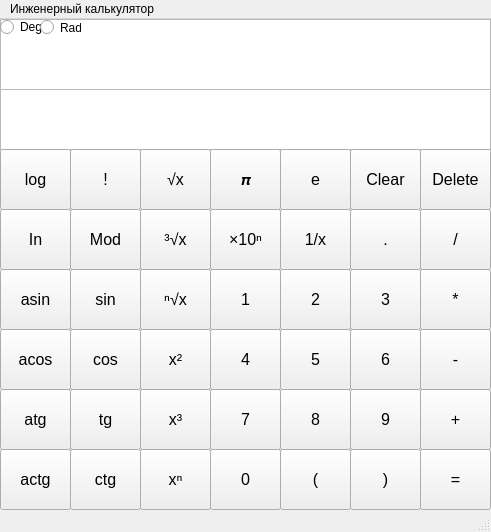
<?xml version="1.0" encoding="UTF-8"?>
<ui version="4.0">
 <class>EngineeringCalculatorWidget</class>
 <widget class="QMainWindow" name="EngineeringCalculatorWidget">
  <property name="windowModality">
   <enum>Qt::WindowModal</enum>
  </property>
  <property name="enabled">
   <bool>true</bool>
  </property>
  <property name="geometry">
   <rect>
    <x>0</x>
    <y>0</y>
    <width>491</width>
    <height>532</height>
   </rect>
  </property>
  <property name="windowTitle">
   <string>Инженерный калькулятор</string>
  </property>
  <widget class="QWidget" name="centralwidget">
   <widget class="QTextBrowser" name="ResultLabel">
    <property name="geometry">
     <rect>
      <x>0</x>
      <y>0</y>
      <width>491</width>
      <height>71</height>
     </rect>
    </property>
    <property name="font">
     <font>
      <pointsize>28</pointsize>
     </font>
    </property>
   </widget>
   <widget class="QTextEdit" name="ExpressionLabel">
    <property name="geometry">
     <rect>
      <x>0</x>
      <y>70</y>
      <width>491</width>
      <height>61</height>
     </rect>
    </property>
    <property name="font">
     <font>
      <pointsize>28</pointsize>
     </font>
    </property>
    <property name="html">
     <string>&lt;!DOCTYPE HTML PUBLIC &quot;-//W3C//DTD HTML 4.0//EN&quot; &quot;http://www.w3.org/TR/REC-html40/strict.dtd&quot;&gt;
&lt;html&gt;&lt;head&gt;&lt;meta name=&quot;qrichtext&quot; content=&quot;1&quot; /&gt;&lt;style type=&quot;text/css&quot;&gt;
p, li { white-space: pre-wrap; }
&lt;/style&gt;&lt;/head&gt;&lt;body style=&quot; font-family:'MS Shell Dlg 2'; font-size:28pt; font-weight:400; font-style:normal;&quot;&gt;
&lt;p align=&quot;right&quot; style=&quot;-qt-paragraph-type:empty; margin-top:0px; margin-bottom:0px; margin-left:0px; margin-right:0px; -qt-block-indent:0; text-indent:0px;&quot;&gt;&lt;br /&gt;&lt;/p&gt;&lt;/body&gt;&lt;/html&gt;</string>
    </property>
   </widget>
   <widget class="QPushButton" name="ButtonE">
    <property name="geometry">
     <rect>
      <x>280</x>
      <y>130</y>
      <width>71</width>
      <height>61</height>
     </rect>
    </property>
    <property name="font">
     <font>
      <pointsize>12</pointsize>
     </font>
    </property>
    <property name="text">
     <string>e</string>
    </property>
   </widget>
   <widget class="QPushButton" name="DotButton">
    <property name="geometry">
     <rect>
      <x>350</x>
      <y>190</y>
      <width>71</width>
      <height>61</height>
     </rect>
    </property>
    <property name="font">
     <font>
      <pointsize>12</pointsize>
     </font>
    </property>
    <property name="text">
     <string>.</string>
    </property>
   </widget>
   <widget class="QPushButton" name="SineButton">
    <property name="geometry">
     <rect>
      <x>70</x>
      <y>250</y>
      <width>71</width>
      <height>61</height>
     </rect>
    </property>
    <property name="font">
     <font>
      <pointsize>12</pointsize>
     </font>
    </property>
    <property name="text">
     <string>sin</string>
    </property>
   </widget>
   <widget class="QPushButton" name="OneButton">
    <property name="geometry">
     <rect>
      <x>210</x>
      <y>250</y>
      <width>71</width>
      <height>61</height>
     </rect>
    </property>
    <property name="font">
     <font>
      <pointsize>12</pointsize>
     </font>
    </property>
    <property name="text">
     <string>1</string>
    </property>
   </widget>
   <widget class="QPushButton" name="ButtonPi">
    <property name="geometry">
     <rect>
      <x>210</x>
      <y>130</y>
      <width>71</width>
      <height>61</height>
     </rect>
    </property>
    <property name="font">
     <font>
      <pointsize>12</pointsize>
     </font>
    </property>
    <property name="text">
     <string>𝞹</string>
    </property>
   </widget>
   <widget class="QPushButton" name="LeftBracketButton">
    <property name="geometry">
     <rect>
      <x>280</x>
      <y>430</y>
      <width>71</width>
      <height>61</height>
     </rect>
    </property>
    <property name="font">
     <font>
      <pointsize>12</pointsize>
     </font>
    </property>
    <property name="text">
     <string>(</string>
    </property>
   </widget>
   <widget class="QPushButton" name="CotangenceButton">
    <property name="geometry">
     <rect>
      <x>70</x>
      <y>430</y>
      <width>71</width>
      <height>61</height>
     </rect>
    </property>
    <property name="font">
     <font>
      <pointsize>12</pointsize>
     </font>
    </property>
    <property name="text">
     <string>ctg</string>
    </property>
   </widget>
   <widget class="QPushButton" name="NDegreeButton">
    <property name="geometry">
     <rect>
      <x>140</x>
      <y>430</y>
      <width>71</width>
      <height>61</height>
     </rect>
    </property>
    <property name="font">
     <font>
      <pointsize>12</pointsize>
     </font>
    </property>
    <property name="text">
     <string>xⁿ</string>
    </property>
   </widget>
   <widget class="QPushButton" name="SecondDegreeButton">
    <property name="geometry">
     <rect>
      <x>140</x>
      <y>310</y>
      <width>71</width>
      <height>61</height>
     </rect>
    </property>
    <property name="font">
     <font>
      <pointsize>12</pointsize>
     </font>
    </property>
    <property name="text">
     <string>x²</string>
    </property>
   </widget>
   <widget class="QPushButton" name="SevenButton">
    <property name="geometry">
     <rect>
      <x>210</x>
      <y>370</y>
      <width>71</width>
      <height>61</height>
     </rect>
    </property>
    <property name="font">
     <font>
      <pointsize>12</pointsize>
     </font>
    </property>
    <property name="text">
     <string>7</string>
    </property>
   </widget>
   <widget class="QPushButton" name="FiveButton">
    <property name="geometry">
     <rect>
      <x>280</x>
      <y>310</y>
      <width>71</width>
      <height>61</height>
     </rect>
    </property>
    <property name="font">
     <font>
      <pointsize>12</pointsize>
     </font>
    </property>
    <property name="text">
     <string>5</string>
    </property>
   </widget>
   <widget class="QPushButton" name="CosineButton">
    <property name="geometry">
     <rect>
      <x>70</x>
      <y>310</y>
      <width>71</width>
      <height>61</height>
     </rect>
    </property>
    <property name="font">
     <font>
      <pointsize>12</pointsize>
     </font>
    </property>
    <property name="text">
     <string>cos</string>
    </property>
   </widget>
   <widget class="QPushButton" name="ArccosineButton">
    <property name="geometry">
     <rect>
      <x>0</x>
      <y>310</y>
      <width>71</width>
      <height>61</height>
     </rect>
    </property>
    <property name="font">
     <font>
      <pointsize>12</pointsize>
     </font>
    </property>
    <property name="text">
     <string>acos</string>
    </property>
   </widget>
   <widget class="QPushButton" name="ThirdDegreeButton">
    <property name="geometry">
     <rect>
      <x>140</x>
      <y>370</y>
      <width>71</width>
      <height>61</height>
     </rect>
    </property>
    <property name="font">
     <font>
      <pointsize>12</pointsize>
     </font>
    </property>
    <property name="text">
     <string>x³</string>
    </property>
   </widget>
   <widget class="QPushButton" name="ArctangentButton">
    <property name="geometry">
     <rect>
      <x>0</x>
      <y>370</y>
      <width>71</width>
      <height>61</height>
     </rect>
    </property>
    <property name="font">
     <font>
      <pointsize>12</pointsize>
     </font>
    </property>
    <property name="text">
     <string>atg</string>
    </property>
   </widget>
   <widget class="QPushButton" name="NineButton">
    <property name="geometry">
     <rect>
      <x>350</x>
      <y>370</y>
      <width>71</width>
      <height>61</height>
     </rect>
    </property>
    <property name="font">
     <font>
      <pointsize>12</pointsize>
     </font>
    </property>
    <property name="text">
     <string>9</string>
    </property>
   </widget>
   <widget class="QPushButton" name="TangentButton">
    <property name="geometry">
     <rect>
      <x>70</x>
      <y>370</y>
      <width>71</width>
      <height>61</height>
     </rect>
    </property>
    <property name="font">
     <font>
      <pointsize>12</pointsize>
     </font>
    </property>
    <property name="text">
     <string>tg</string>
    </property>
   </widget>
   <widget class="QPushButton" name="EqualsButton">
    <property name="geometry">
     <rect>
      <x>420</x>
      <y>430</y>
      <width>71</width>
      <height>61</height>
     </rect>
    </property>
    <property name="font">
     <font>
      <pointsize>12</pointsize>
     </font>
    </property>
    <property name="text">
     <string>=</string>
    </property>
   </widget>
   <widget class="QPushButton" name="PlusButton">
    <property name="geometry">
     <rect>
      <x>420</x>
      <y>370</y>
      <width>71</width>
      <height>61</height>
     </rect>
    </property>
    <property name="font">
     <font>
      <pointsize>12</pointsize>
     </font>
    </property>
    <property name="text">
     <string>+</string>
    </property>
   </widget>
   <widget class="QPushButton" name="ArcCotangenceButton">
    <property name="geometry">
     <rect>
      <x>0</x>
      <y>430</y>
      <width>71</width>
      <height>61</height>
     </rect>
    </property>
    <property name="font">
     <font>
      <pointsize>12</pointsize>
     </font>
    </property>
    <property name="text">
     <string>actg</string>
    </property>
   </widget>
   <widget class="QPushButton" name="DeleteButton">
    <property name="geometry">
     <rect>
      <x>420</x>
      <y>130</y>
      <width>71</width>
      <height>61</height>
     </rect>
    </property>
    <property name="font">
     <font>
      <pointsize>12</pointsize>
     </font>
    </property>
    <property name="text">
     <string>Delete</string>
    </property>
   </widget>
   <widget class="QPushButton" name="ThreeButton">
    <property name="geometry">
     <rect>
      <x>350</x>
      <y>250</y>
      <width>71</width>
      <height>61</height>
     </rect>
    </property>
    <property name="font">
     <font>
      <pointsize>12</pointsize>
     </font>
    </property>
    <property name="text">
     <string>3</string>
    </property>
   </widget>
   <widget class="QPushButton" name="CubicRootButton">
    <property name="geometry">
     <rect>
      <x>140</x>
      <y>190</y>
      <width>71</width>
      <height>61</height>
     </rect>
    </property>
    <property name="font">
     <font>
      <pointsize>12</pointsize>
     </font>
    </property>
    <property name="text">
     <string>³√x</string>
    </property>
   </widget>
   <widget class="QPushButton" name="EightButton">
    <property name="geometry">
     <rect>
      <x>280</x>
      <y>370</y>
      <width>71</width>
      <height>61</height>
     </rect>
    </property>
    <property name="font">
     <font>
      <pointsize>12</pointsize>
     </font>
    </property>
    <property name="text">
     <string>8</string>
    </property>
   </widget>
   <widget class="QPushButton" name="SixButton">
    <property name="geometry">
     <rect>
      <x>350</x>
      <y>310</y>
      <width>71</width>
      <height>61</height>
     </rect>
    </property>
    <property name="font">
     <font>
      <pointsize>12</pointsize>
     </font>
    </property>
    <property name="text">
     <string>6</string>
    </property>
   </widget>
   <widget class="QPushButton" name="TwoButton">
    <property name="geometry">
     <rect>
      <x>280</x>
      <y>250</y>
      <width>71</width>
      <height>61</height>
     </rect>
    </property>
    <property name="font">
     <font>
      <pointsize>12</pointsize>
     </font>
    </property>
    <property name="text">
     <string>2</string>
    </property>
   </widget>
   <widget class="QPushButton" name="NRootButton">
    <property name="geometry">
     <rect>
      <x>140</x>
      <y>250</y>
      <width>71</width>
      <height>61</height>
     </rect>
    </property>
    <property name="font">
     <font>
      <pointsize>12</pointsize>
     </font>
    </property>
    <property name="text">
     <string>ⁿ√x</string>
    </property>
   </widget>
   <widget class="QPushButton" name="FourButton">
    <property name="geometry">
     <rect>
      <x>210</x>
      <y>310</y>
      <width>71</width>
      <height>61</height>
     </rect>
    </property>
    <property name="font">
     <font>
      <pointsize>12</pointsize>
     </font>
    </property>
    <property name="text">
     <string>4</string>
    </property>
   </widget>
   <widget class="QPushButton" name="MultiplicationButton">
    <property name="geometry">
     <rect>
      <x>420</x>
      <y>250</y>
      <width>71</width>
      <height>61</height>
     </rect>
    </property>
    <property name="font">
     <font>
      <pointsize>12</pointsize>
     </font>
    </property>
    <property name="text">
     <string>*</string>
    </property>
   </widget>
   <widget class="QPushButton" name="SquareRootButton">
    <property name="geometry">
     <rect>
      <x>140</x>
      <y>130</y>
      <width>71</width>
      <height>61</height>
     </rect>
    </property>
    <property name="font">
     <font>
      <pointsize>12</pointsize>
     </font>
    </property>
    <property name="text">
     <string>√x</string>
    </property>
   </widget>
   <widget class="QPushButton" name="MinusButton">
    <property name="geometry">
     <rect>
      <x>420</x>
      <y>310</y>
      <width>71</width>
      <height>61</height>
     </rect>
    </property>
    <property name="font">
     <font>
      <pointsize>12</pointsize>
     </font>
    </property>
    <property name="text">
     <string>-</string>
    </property>
   </widget>
   <widget class="QPushButton" name="ArcsineButton">
    <property name="geometry">
     <rect>
      <x>0</x>
      <y>250</y>
      <width>71</width>
      <height>61</height>
     </rect>
    </property>
    <property name="font">
     <font>
      <pointsize>12</pointsize>
     </font>
    </property>
    <property name="text">
     <string>asin</string>
    </property>
   </widget>
   <widget class="QPushButton" name="ZeroButton">
    <property name="geometry">
     <rect>
      <x>210</x>
      <y>430</y>
      <width>71</width>
      <height>61</height>
     </rect>
    </property>
    <property name="font">
     <font>
      <pointsize>12</pointsize>
     </font>
    </property>
    <property name="text">
     <string>0</string>
    </property>
   </widget>
   <widget class="QPushButton" name="DivisionButton">
    <property name="geometry">
     <rect>
      <x>420</x>
      <y>190</y>
      <width>71</width>
      <height>61</height>
     </rect>
    </property>
    <property name="font">
     <font>
      <pointsize>12</pointsize>
     </font>
    </property>
    <property name="text">
     <string>/</string>
    </property>
   </widget>
   <widget class="QPushButton" name="ClearAllButton">
    <property name="geometry">
     <rect>
      <x>350</x>
      <y>130</y>
      <width>71</width>
      <height>61</height>
     </rect>
    </property>
    <property name="font">
     <font>
      <pointsize>12</pointsize>
     </font>
    </property>
    <property name="text">
     <string>Clear</string>
    </property>
   </widget>
   <widget class="QPushButton" name="RightBracketButton">
    <property name="geometry">
     <rect>
      <x>350</x>
      <y>430</y>
      <width>71</width>
      <height>61</height>
     </rect>
    </property>
    <property name="font">
     <font>
      <pointsize>12</pointsize>
     </font>
    </property>
    <property name="text">
     <string>)</string>
    </property>
   </widget>
   <widget class="QPushButton" name="InverseButton">
    <property name="geometry">
     <rect>
      <x>280</x>
      <y>190</y>
      <width>71</width>
      <height>61</height>
     </rect>
    </property>
    <property name="font">
     <font>
      <pointsize>12</pointsize>
     </font>
    </property>
    <property name="text">
     <string>1/x</string>
    </property>
   </widget>
   <widget class="QPushButton" name="MultiplicationTenDegreeNButton">
    <property name="geometry">
     <rect>
      <x>210</x>
      <y>190</y>
      <width>71</width>
      <height>61</height>
     </rect>
    </property>
    <property name="font">
     <font>
      <pointsize>12</pointsize>
     </font>
    </property>
    <property name="text">
     <string>×10ⁿ</string>
    </property>
   </widget>
   <widget class="QPushButton" name="FactorialButton">
    <property name="geometry">
     <rect>
      <x>70</x>
      <y>130</y>
      <width>71</width>
      <height>61</height>
     </rect>
    </property>
    <property name="font">
     <font>
      <pointsize>12</pointsize>
     </font>
    </property>
    <property name="text">
     <string>!</string>
    </property>
   </widget>
   <widget class="QPushButton" name="LogarithmButton">
    <property name="geometry">
     <rect>
      <x>0</x>
      <y>130</y>
      <width>71</width>
      <height>61</height>
     </rect>
    </property>
    <property name="font">
     <font>
      <pointsize>12</pointsize>
     </font>
    </property>
    <property name="text">
     <string>log</string>
    </property>
   </widget>
   <widget class="QPushButton" name="ModuleButton">
    <property name="geometry">
     <rect>
      <x>70</x>
      <y>190</y>
      <width>71</width>
      <height>61</height>
     </rect>
    </property>
    <property name="font">
     <font>
      <pointsize>12</pointsize>
     </font>
    </property>
    <property name="text">
     <string>Mod</string>
    </property>
   </widget>
   <widget class="QPushButton" name="NaturalLogarithmE">
    <property name="geometry">
     <rect>
      <x>0</x>
      <y>190</y>
      <width>71</width>
      <height>61</height>
     </rect>
    </property>
    <property name="font">
     <font>
      <pointsize>12</pointsize>
     </font>
    </property>
    <property name="text">
     <string>In</string>
    </property>
   </widget>
   <widget class="QRadioButton" name="DegRadioButton">
    <property name="geometry">
     <rect>
      <x>0</x>
      <y>0</y>
      <width>82</width>
      <height>16</height>
     </rect>
    </property>
    <property name="text">
     <string>Deg</string>
    </property>
   </widget>
   <widget class="QRadioButton" name="RadRadioButton">
    <property name="geometry">
     <rect>
      <x>40</x>
      <y>0</y>
      <width>41</width>
      <height>17</height>
     </rect>
    </property>
    <property name="text">
     <string>Rad</string>
    </property>
   </widget>
  </widget>
  <widget class="QMenuBar" name="menubar">
   <property name="geometry">
    <rect>
     <x>0</x>
     <y>0</y>
     <width>491</width>
     <height>21</height>
    </rect>
   </property>
   <widget class="QMenu" name="menu">
    <property name="title">
     <string>Инженерный калькулятор</string>
    </property>
    <addaction name="separator"/>
    <addaction name="open_common_calc_action"/>
    <addaction name="separator"/>
    <addaction name="open_ph_const_action"/>
    <addaction name="separator"/>
    <addaction name="open_plotting_action"/>
    <addaction name="separator"/>
   </widget>
   <addaction name="menu"/>
  </widget>
  <widget class="QStatusBar" name="statusbar"/>
  <action name="open_common_calc_action">
   <property name="text">
    <string>Обычный калькулятор</string>
   </property>
  </action>
  <action name="open_ph_const_action">
   <property name="text">
    <string>Физические величины</string>
   </property>
  </action>
  <action name="open_plotting_action">
   <property name="text">
    <string>Построение графиков</string>
   </property>
  </action>
 </widget>
 <resources/>
 <connections/>
</ui>
